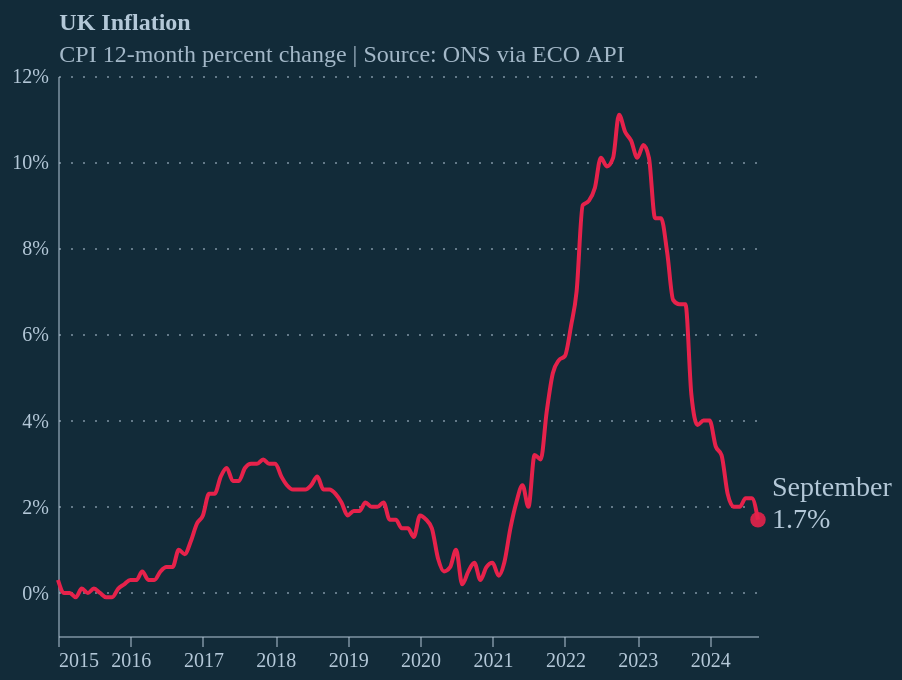

Express this chart as Vega-Lite.
### Vega-Lite specification from a JSON file in a GitHub repository (floating-point values rounded to 4 significant figures)
{"config": {"background": "#122b39", "font": "Circular Std", "axis": {"labelColor": "#b4c8d8", "tickColor": "#b4c8d8", "domainColor": "#b4c8d8", "domainOpacity": 0.5, "title": null}, "axisX": {"grid": false, "labelAngle": 0, "tickCount": 10, "tickOpacity": 0.5}, "axisY": {"gridColor": "#b4c8d8", "gridDash": [1, 5], "gridOpacity": 0.5, "labelPadding": 5, "tickCount": 8, "tickOpacity": 0.5, "ticks": false, "format": "%"}, "line": {"color": "#e6224b"}, "view": {"stroke": null, "continuousWidth": 350, "continuousHeight": 280}, "title": {"anchor": "start", "dx": 24, "fontSize": 12, "subtitleFontSize": 12, "color": "#b4c8d8", "subtitleColor": "#b4c8d8E6", "subtitlePadding": 4, "offset": -1}}, "layer": [{"data": {"name": "data-dce6133b27275f915b05b94f43a1daf7"}, "mark": {"type": "line", "interpolate": "monotone"}, "encoding": {"x": {"field": "date", "type": "temporal"}, "y": {"field": "value", "type": "quantitative"}}}, {"data": {"name": "data-b5ec858db131b97523e290127dfc59ca"}, "mark": {"type": "point", "color": "#e6224b", "filled": true, "opacity": 0.9, "size": 60}, "encoding": {"x": {"field": "date", "type": "temporal"}, "y": {"field": "value", "type": "quantitative"}}}, {"data": {"name": "data-b5ec858db131b97523e290127dfc59ca"}, "mark": {"type": "text", "align": "left", "baseline": "middle", "color": "#b4c8d8", "dx": 7, "dy": 0, "fontSize": 14}, "encoding": {"text": {"field": "value", "format": ".1%", "type": "quantitative"}, "x": {"field": "date", "type": "temporal"}, "y": {"field": "value", "type": "quantitative"}}}, {"data": {"name": "data-b5ec858db131b97523e290127dfc59ca"}, "mark": {"type": "text", "align": "left", "baseline": "middle", "color": "#b4c8d8", "dx": 7, "dy": -16, "fontSize": 14}, "encoding": {"text": {"field": "date", "format": "%B", "type": "temporal"}, "x": {"field": "date", "type": "temporal"}, "y": {"field": "value", "type": "quantitative"}}}], "title": {"text": "UK Inflation", "subtitle": "CPI 12-month percent change | Source: ONS via ECO API", "dx": 24}, "$schema": "https://vega.github.io/schema/vega-lite/v5.17.0.json", "datasets": {"data-dce6133b27275f915b05b94f43a1daf7": [{"date": "2015-01-01T00:00:00", "month": "January", "value": 0.003, "year": "2015"}, {"date": "2015-02-01T00:00:00", "month": "February", "value": 0.0, "year": "2015"}, {"date": "2015-03-01T00:00:00", "month": "March", "value": 0.0, "year": "2015"}, {"date": "2015-04-01T00:00:00", "month": "April", "value": -0.001, "year": "2015"}, {"date": "2015-05-01T00:00:00", "month": "May", "value": 0.001, "year": "2015"}, {"date": "2015-06-01T00:00:00", "month": "June", "value": 0.0, "year": "2015"}, {"date": "2015-07-01T00:00:00", "month": "July", "value": 0.001, "year": "2015"}, {"date": "2015-08-01T00:00:00", "month": "August", "value": 0.0, "year": "2015"}, {"date": "2015-09-01T00:00:00", "month": "September", "value": -0.001, "year": "2015"}, {"date": "2015-10-01T00:00:00", "month": "October", "value": -0.001, "year": "2015"}, {"date": "2015-11-01T00:00:00", "month": "November", "value": 0.001, "year": "2015"}, {"date": "2015-12-01T00:00:00", "month": "December", "value": 0.002, "year": "2015"}, {"date": "2016-01-01T00:00:00", "month": "January", "value": 0.003, "year": "2016"}, {"date": "2016-02-01T00:00:00", "month": "February", "value": 0.003, "year": "2016"}, {"date": "2016-03-01T00:00:00", "month": "March", "value": 0.005, "year": "2016"}, {"date": "2016-04-01T00:00:00", "month": "April", "value": 0.003, "year": "2016"}, {"date": "2016-05-01T00:00:00", "month": "May", "value": 0.003, "year": "2016"}, {"date": "2016-06-01T00:00:00", "month": "June", "value": 0.005, "year": "2016"}, {"date": "2016-07-01T00:00:00", "month": "July", "value": 0.006, "year": "2016"}, {"date": "2016-08-01T00:00:00", "month": "August", "value": 0.006, "year": "2016"}, {"date": "2016-09-01T00:00:00", "month": "September", "value": 0.01, "year": "2016"}, {"date": "2016-10-01T00:00:00", "month": "October", "value": 0.009, "year": "2016"}, {"date": "2016-11-01T00:00:00", "month": "November", "value": 0.012, "year": "2016"}, {"date": "2016-12-01T00:00:00", "month": "December", "value": 0.016, "year": "2016"}, {"date": "2017-01-01T00:00:00", "month": "January", "value": 0.018, "year": "2017"}, {"date": "2017-02-01T00:00:00", "month": "February", "value": 0.023, "year": "2017"}, {"date": "2017-03-01T00:00:00", "month": "March", "value": 0.023, "year": "2017"}, {"date": "2017-04-01T00:00:00", "month": "April", "value": 0.027, "year": "2017"}, {"date": "2017-05-01T00:00:00", "month": "May", "value": 0.029, "year": "2017"}, {"date": "2017-06-01T00:00:00", "month": "June", "value": 0.026, "year": "2017"}, {"date": "2017-07-01T00:00:00", "month": "July", "value": 0.026, "year": "2017"}, {"date": "2017-08-01T00:00:00", "month": "August", "value": 0.029, "year": "2017"}, {"date": "2017-09-01T00:00:00", "month": "September", "value": 0.03, "year": "2017"}, {"date": "2017-10-01T00:00:00", "month": "October", "value": 0.03, "year": "2017"}, {"date": "2017-11-01T00:00:00", "month": "November", "value": 0.031, "year": "2017"}, {"date": "2017-12-01T00:00:00", "month": "December", "value": 0.03, "year": "2017"}, {"date": "2018-01-01T00:00:00", "month": "January", "value": 0.03, "year": "2018"}, {"date": "2018-02-01T00:00:00", "month": "February", "value": 0.027, "year": "2018"}, {"date": "2018-03-01T00:00:00", "month": "March", "value": 0.025, "year": "2018"}, {"date": "2018-04-01T00:00:00", "month": "April", "value": 0.024, "year": "2018"}, {"date": "2018-05-01T00:00:00", "month": "May", "value": 0.024, "year": "2018"}, {"date": "2018-06-01T00:00:00", "month": "June", "value": 0.024, "year": "2018"}, {"date": "2018-07-01T00:00:00", "month": "July", "value": 0.025, "year": "2018"}, {"date": "2018-08-01T00:00:00", "month": "August", "value": 0.027, "year": "2018"}, {"date": "2018-09-01T00:00:00", "month": "September", "value": 0.024, "year": "2018"}, {"date": "2018-10-01T00:00:00", "month": "October", "value": 0.024, "year": "2018"}, {"date": "2018-11-01T00:00:00", "month": "November", "value": 0.023, "year": "2018"}, {"date": "2018-12-01T00:00:00", "month": "December", "value": 0.021, "year": "2018"}, {"date": "2019-01-01T00:00:00", "month": "January", "value": 0.018, "year": "2019"}, {"date": "2019-02-01T00:00:00", "month": "February", "value": 0.019, "year": "2019"}, {"date": "2019-03-01T00:00:00", "month": "March", "value": 0.019, "year": "2019"}, {"date": "2019-04-01T00:00:00", "month": "April", "value": 0.021, "year": "2019"}, {"date": "2019-05-01T00:00:00", "month": "May", "value": 0.02, "year": "2019"}, {"date": "2019-06-01T00:00:00", "month": "June", "value": 0.02, "year": "2019"}, {"date": "2019-07-01T00:00:00", "month": "July", "value": 0.021, "year": "2019"}, {"date": "2019-08-01T00:00:00", "month": "August", "value": 0.017, "year": "2019"}, {"date": "2019-09-01T00:00:00", "month": "September", "value": 0.017, "year": "2019"}, {"date": "2019-10-01T00:00:00", "month": "October", "value": 0.015, "year": "2019"}, {"date": "2019-11-01T00:00:00", "month": "November", "value": 0.015, "year": "2019"}, {"date": "2019-12-01T00:00:00", "month": "December", "value": 0.013, "year": "2019"}, {"date": "2020-01-01T00:00:00", "month": "January", "value": 0.018, "year": "2020"}, {"date": "2020-02-01T00:00:00", "month": "February", "value": 0.017, "year": "2020"}, {"date": "2020-03-01T00:00:00", "month": "March", "value": 0.015, "year": "2020"}, {"date": "2020-04-01T00:00:00", "month": "April", "value": 0.008, "year": "2020"}, {"date": "2020-05-01T00:00:00", "month": "May", "value": 0.005, "year": "2020"}, {"date": "2020-06-01T00:00:00", "month": "June", "value": 0.006, "year": "2020"}, {"date": "2020-07-01T00:00:00", "month": "July", "value": 0.01, "year": "2020"}, {"date": "2020-08-01T00:00:00", "month": "August", "value": 0.002, "year": "2020"}, {"date": "2020-09-01T00:00:00", "month": "September", "value": 0.005, "year": "2020"}, {"date": "2020-10-01T00:00:00", "month": "October", "value": 0.007, "year": "2020"}, {"date": "2020-11-01T00:00:00", "month": "November", "value": 0.003, "year": "2020"}, {"date": "2020-12-01T00:00:00", "month": "December", "value": 0.006, "year": "2020"}, {"date": "2021-01-01T00:00:00", "month": "January", "value": 0.007, "year": "2021"}, {"date": "2021-02-01T00:00:00", "month": "February", "value": 0.004, "year": "2021"}, {"date": "2021-03-01T00:00:00", "month": "March", "value": 0.007, "year": "2021"}, {"date": "2021-04-01T00:00:00", "month": "April", "value": 0.015, "year": "2021"}, {"date": "2021-05-01T00:00:00", "month": "May", "value": 0.021, "year": "2021"}, {"date": "2021-06-01T00:00:00", "month": "June", "value": 0.025, "year": "2021"}, {"date": "2021-07-01T00:00:00", "month": "July", "value": 0.02, "year": "2021"}, {"date": "2021-08-01T00:00:00", "month": "August", "value": 0.032, "year": "2021"}, {"date": "2021-09-01T00:00:00", "month": "September", "value": 0.031, "year": "2021"}, {"date": "2021-10-01T00:00:00", "month": "October", "value": 0.042, "year": "2021"}, {"date": "2021-11-01T00:00:00", "month": "November", "value": 0.051, "year": "2021"}, {"date": "2021-12-01T00:00:00", "month": "December", "value": 0.054, "year": "2021"}, {"date": "2022-01-01T00:00:00", "month": "January", "value": 0.055, "year": "2022"}, {"date": "2022-02-01T00:00:00", "month": "February", "value": 0.062, "year": "2022"}, {"date": "2022-03-01T00:00:00", "month": "March", "value": 0.07, "year": "2022"}, {"date": "2022-04-01T00:00:00", "month": "April", "value": 0.09, "year": "2022"}, {"date": "2022-05-01T00:00:00", "month": "May", "value": 0.091, "year": "2022"}, {"date": "2022-06-01T00:00:00", "month": "June", "value": 0.094, "year": "2022"}, {"date": "2022-07-01T00:00:00", "month": "July", "value": 0.101, "year": "2022"}, {"date": "2022-08-01T00:00:00", "month": "August", "value": 0.099, "year": "2022"}, {"date": "2022-09-01T00:00:00", "month": "September", "value": 0.101, "year": "2022"}, {"date": "2022-10-01T00:00:00", "month": "October", "value": 0.111, "year": "2022"}, {"date": "2022-11-01T00:00:00", "month": "November", "value": 0.107, "year": "2022"}, {"date": "2022-12-01T00:00:00", "month": "December", "value": 0.105, "year": "2022"}, {"date": "2023-01-01T00:00:00", "month": "January", "value": 0.101, "year": "2023"}, {"date": "2023-02-01T00:00:00", "month": "February", "value": 0.104, "year": "2023"}, {"date": "2023-03-01T00:00:00", "month": "March", "value": 0.101, "year": "2023"}, {"date": "2023-04-01T00:00:00", "month": "April", "value": 0.087, "year": "2023"}, {"date": "2023-05-01T00:00:00", "month": "May", "value": 0.087, "year": "2023"}, {"date": "2023-06-01T00:00:00", "month": "June", "value": 0.079, "year": "2023"}, {"date": "2023-07-01T00:00:00", "month": "July", "value": 0.068, "year": "2023"}, {"date": "2023-08-01T00:00:00", "month": "August", "value": 0.067, "year": "2023"}, {"date": "2023-09-01T00:00:00", "month": "September", "value": 0.067, "year": "2023"}, {"date": "2023-10-01T00:00:00", "month": "October", "value": 0.046, "year": "2023"}, {"date": "2023-11-01T00:00:00", "month": "November", "value": 0.039, "year": "2023"}, {"date": "2023-12-01T00:00:00", "month": "December", "value": 0.04, "year": "2023"}, {"date": "2024-01-01T00:00:00", "month": "January", "value": 0.04, "year": "2024"}, {"date": "2024-02-01T00:00:00", "month": "February", "value": 0.034, "year": "2024"}, {"date": "2024-03-01T00:00:00", "month": "March", "value": 0.032, "year": "2024"}, {"date": "2024-04-01T00:00:00", "month": "April", "value": 0.023, "year": "2024"}, {"date": "2024-05-01T00:00:00", "month": "May", "value": 0.02, "year": "2024"}, {"date": "2024-06-01T00:00:00", "month": "June", "value": 0.02, "year": "2024"}, {"date": "2024-07-01T00:00:00", "month": "July", "value": 0.022, "year": "2024"}, {"date": "2024-08-01T00:00:00", "month": "August", "value": 0.022, "year": "2024"}, {"date": "2024-09-01T00:00:00", "month": "September", "value": 0.017, "year": "2024"}], "data-b5ec858db131b97523e290127dfc59ca": [{"date": "2024-09-01T00:00:00", "month": "September", "value": 0.017, "year": "2024"}]}, "width": 350, "height": 280}
